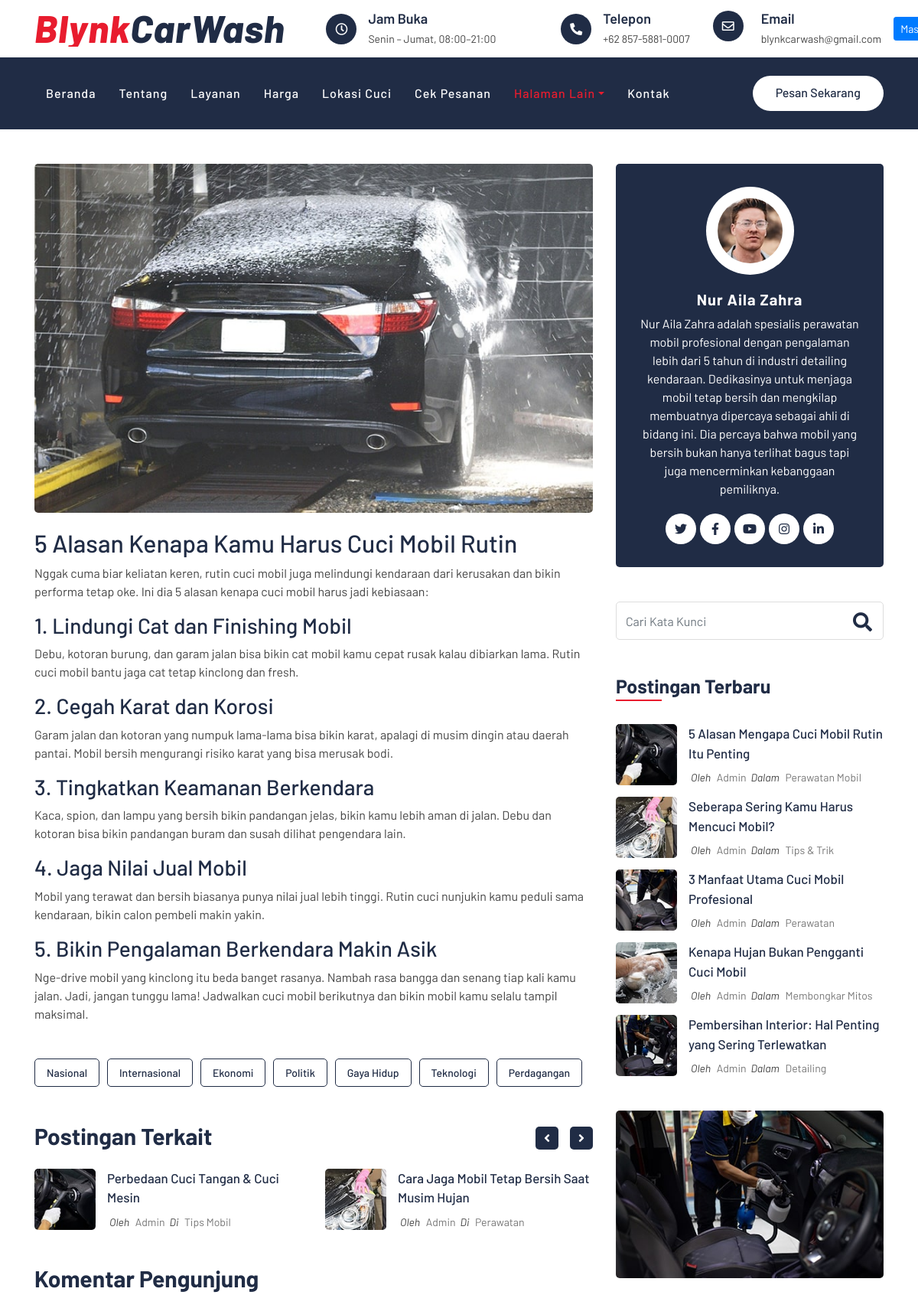
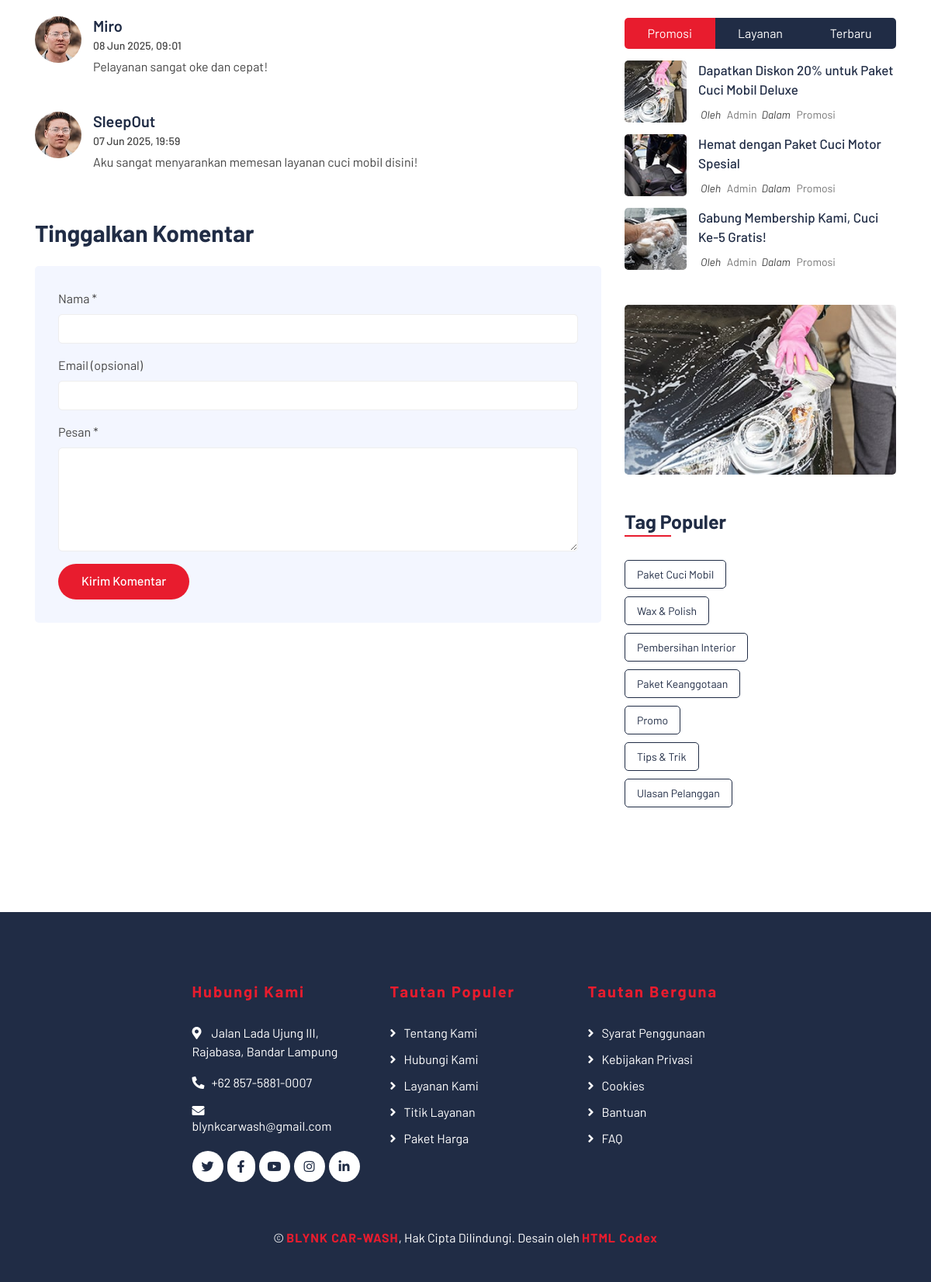
The page /single.php on the database its author committed (2 pictures, top to bottom).
### tables this page shows
CREATE TABLE `komentar` (
  `id` int(11) NOT NULL,
  `nama` varchar(100) NOT NULL,
  `email` varchar(100) DEFAULT NULL,
  `pesan` text NOT NULL,
  `tanggal` datetime DEFAULT current_timestamp()
);

### single.php (the view, shortened to what the rows shown need)
<?php
include 'koneksi.php';
require_once 'header.php';
?>
<!DOCTYPE html>
<html lang="en">
    <head>
        <link href="https://stackpath.bootstrapcdn.com/bootstrap/4.4.1/css/bootstrap.min.css" rel="stylesheet">
        <link href="https://cdnjs.cloudflare.com/ajax/libs/font-awesome/5.10.0/css/all.min.css" rel="stylesheet">
        <link href="lib/flaticon/font/flaticon.css" rel="stylesheet">
        <link href="lib/animate/animate.min.css" rel="stylesheet">
        <link href="lib/owlcarousel/assets/owl.carousel.min.css" rel="stylesheet">
        <link href="css/style.css" rel="stylesheet">
    </head>
    <body>
<div class="single">
    <div class="container">
        <div class="row">
            <div class="col-lg-8">
                <div class="single-content">
                    <h2>5 Alasan Kenapa Kamu Harus Cuci Mobil Rutin</h2>
                </div>
                <div class="single-related">
                    <h2>Postingan Terkait</h2>
                </div>
                <div class="single-comment">
    <h2>Komentar Pengunjung</h2>
    <ul class="comment-list">
        <?php
        $hasil = $conn->query("SELECT * FROM komentar ORDER BY tanggal DESC");
        if ($hasil->num_rows > 0):
            while ($row = $hasil->fetch_assoc()):
        ?>
        <li class="comment-item">
            <div class="comment-body">
                <div class="comment-img">
                    <img src="img/user.jpg" />
                </div>
                <div class="comment-text">
                    <h3><a href="#"><?= htmlspecialchars($row['nama']) ?></a></h3>
                    <span><?= date("d M Y, H:i", strtotime($row['tanggal'])) ?></span>
                    <p><?= nl2br(htmlspecialchars($row['pesan'])) ?></p>
                </div>
            </div>
        </li>
        <?php endwhile; else: ?>
        <li><p>Belum ada komentar. Jadilah yang pertama!</p></li>
        <?php endif; ?>
    </ul>
</div>
<div class="comment-form">
    <h2>Tinggalkan Komentar</h2>
</div>
            </div>
            <div class="col-lg-4">
                <div class="sidebar">
                    <div class="sidebar-widget">
                        <h2 class="widget-title">Postingan Terbaru</h2>
                    </div>
                                <div class="row">
    <div class="col-md-6">
        <div class="sidebar-widget">
            <h2 class="widget-title">Tag Populer</h2>
        </div>
    </div>
</div>
                        </div>
                    </div>
                </div>
            </div>
        </div>
<div class="footer">
    <div class="container">
        <div class="row">
            <div class="col-lg-3 col-md-6">
                <div class="footer-contact">
                    <h2>Hubungi Kami</h2>
                </div>
            </div>
            <div class="col-lg-3 col-md-6">
                <div class="footer-link">
                    <h2>Tautan Populer</h2>
                </div>
            </div>
            <div class="col-lg-3 col-md-6">
                <div class="footer-link">
                    <h2>Tautan Berguna</h2>
                </div>
            </div>
        </div>
    </div>
</div>
    </body>
</html>

### rows shown on the page
komentar: nama "Miro", tanggal "08 Jun 2025, 09:01", pesan "Pelayanan sangat oke dan cepat!"
komentar: nama "SleepOut", tanggal "07 Jun 2025, 19:59", pesan "Aku sangat menyarankan memesan layanan cuci mobil disini!"
